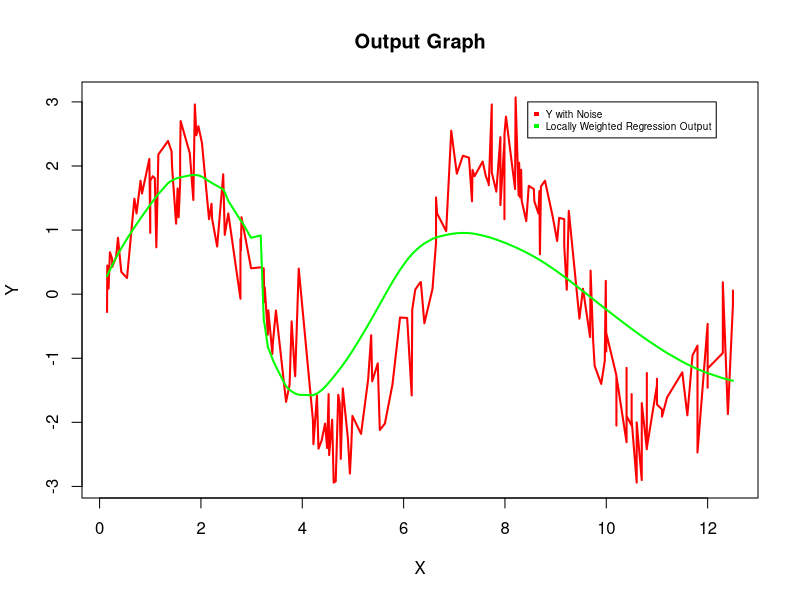

The R script that drew this image:
## ---- chunk 1
# R version
version
# install.packages('ggplot2');
## ---- chunk 2
# Importing the dataset from csv file
data <- read.csv('LOWESS_scatter.csv');
head(data);
X = data[,1];
Y = data[,2];
## ---- chunk 3
# Helper funtion to implement clipping of vector
clip <- function(x, lower, upper) {
  pmax(pmin(x, upper), lower)
}

# Function to implement LOWESS Algorithm
lowess <- function(x, y, f = 2./3.,iter = 3){
  n = length(x);
  r = ceiling(f*n);
  h = c();
  for(i in 1:n){
    temp = abs(x - x[i]);
    sort(temp)
    h[i] = temp[r];
  }
  minV <- 0.0;
  maxV <- 1.0;
  x1 = matrix(x,1,n);
  x2 = matrix(x,n,1);
  w = matrix(0,1,n);
  for(i in 1:n){
    temp = matrix(abs((x1[i] - x2)/h[i]),1,n);
    temp = clip(temp,minV,maxV);
    w = rbind(w,temp);
  }
  w = w[1:n,];
  w = (1 - w ** 3) ** 3;
  yest = matrix(0,1,n);
  delta = matrix(1,1,n);
  prev_weights = matrix(0,1,n);

  for(iteration in 1:iter){
    for(i in 1:n){
      weights = delta * matrix(w[,i],1,n);
      if(any(is.na(weights))){
        weights = prev_weights;
      }
      b = c(sum(weights*y), sum(weights*y*x));
      A = matrix(c(sum(weights), sum(weights*x), sum(weights*x),sum(weights*x*x)),2,2);
      beta = solve(A,b);
      yest[i] = beta[1] + beta[2] * x[i];
      prev_weights = weights;
    }
    
    # Calculating the residual and median of residuals
    residuals = matrix(y,1,n) - yest;
    residuals = matrix(residuals,1,n);

    s = sort(abs(residuals))[n/2];
    delta = clip(residuals / (6.0 * s), -1, 1);
    delta = (1 - delta ** 2) ** 2;
    delta = matrix(delta,1,n);
  }
  return(yest);
}

## ---- chunk 4
yest = lowess(X,Y,f=0.25,iter=15);
library(ggplot2);
plot(X,Y,type='l',col='red',lwd=2,main="Output Graph");
lines(X,yest,type='l',col='green',lwd=2);
legend(x=8.45,y=3,legend=c('Y with Noise','Locally Weighted Regression Output'),col=c("red","green"),cex=0.6,pch=15);


